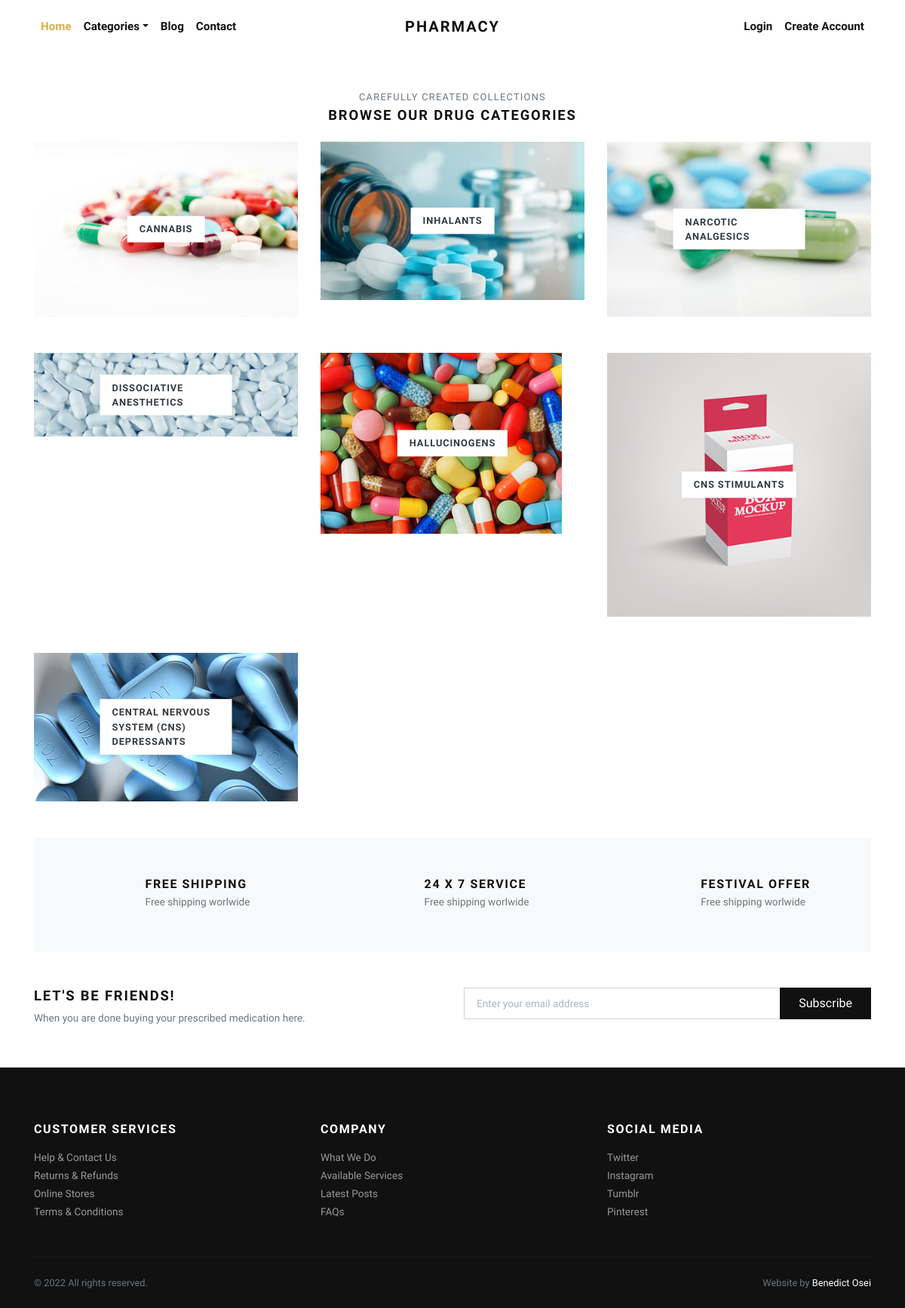
Page /categories/ on the committed database.
### store/models.py (models this page shows, shortened)
class Category(models.Model):
    title = models.CharField(max_length=50, verbose_name="Category Title")
    slug = models.SlugField(max_length=55, verbose_name="Category Slug")
    description = models.TextField(blank=True, verbose_name="Category Description")
    category_image = models.ImageField(upload_to='category', blank=True, null=True, verbose_name="Category Image")
    is_active = models.BooleanField(verbose_name="Is Active?")
    is_featured = models.BooleanField(verbose_name="Is Featured?")
    created_at = models.DateTimeField(auto_now_add=True, verbose_name="Created Date")
    updated_at = models.DateTimeField(auto_now=True, verbose_name="Updated Date")
    class Meta:
        verbose_name_plural = 'Categories'
        ordering = ('-created_at', )

### store/views.py (the view)
# urls.py: path('categories/', views.all_categories, name="all-categories"),
def all_categories(request):
    categories = Category.objects.filter(is_active=True)
    return render(request, 'store/categories.html', {'categories':categories})

### store/context_preprocessors.py (called while the page is built)
def store_menu(request):
    categories = Category.objects.filter(is_active=True)
    context = {
        'categories_menu': categories,
    }
    return context

def cart_menu(request):
    if request.user.is_authenticated:
        cart_items= Cart.objects.filter(user=request.user)
        context = {
            'cart_items': cart_items,
        }
    else:
        context = {}
    return context

### templates/store/categories.html (shortened to what this page needs)
{% extends 'base.html' %}
{% load static %}
      {% block content %}
      <div class="container">
        <section class="pt-5">
          <header class="text-center">
            <p class="small text-muted small text-uppercase mb-1">Carefully created collections</p>
            <h2 class="h5 text-uppercase mb-4">Browse our drug categories</h2>
          </header>
          <div class="row">
          {% if categories %}
            {% for category in categories %}
              <div class="col-md-4 mb-4 mb-md-5">
                <a class="category-item" href="{% url 'store:category-products' category.slug %}">
                  <strong class="category-item-title">{{ category.title }}</strong>
                </a>
              </div>
            {% endfor %}
          {% endif %}
          </div>
        </section>
        <section class="py-5 bg-light">
          <div class="container">
            <div class="row text-center">
              <div class="col-lg-4 mb-3 mb-lg-0">
                <div class="d-inline-block">
                  <div class="media align-items-end">
                    <svg class="svg-icon svg-icon-big svg-icon-light">
                      <use xlink:href="#delivery-time-1"> </use>
                    </svg>
                    <div class="media-body text-left ml-3">
                      <h6 class="text-uppercase mb-1">Free shipping</h6>
                      <p class="text-small mb-0 text-muted">Free shipping worlwide</p>
                    </div>
                  </div>
                </div>
              </div>
              <div class="col-lg-4 mb-3 mb-lg-0">
                <div class="d-inline-block">
                  <div class="media align-items-end">
                    <svg class="svg-icon svg-icon-big svg-icon-light">
                      <use xlink:href="#helpline-24h-1"> </use>
                    </svg>
                    <div class="media-body text-left ml-3">
                      <h6 class="text-uppercase mb-1">24 x 7 service</h6>
                      <p class="text-small mb-0 text-muted">Free shipping worlwide</p>
                    </div>
                  </div>
                </div>
              </div>
              <div class="col-lg-4">
                <div class="d-inline-block">
                  <div class="media align-items-end">
                    <svg class="svg-icon svg-icon-big svg-icon-light">
                      <use xlink:href="#label-tag-1"> </use>
                    </svg>
                    <div class="media-body text-left ml-3">
                      <h6 class="text-uppercase mb-1">Festival offer</h6>
                      <p class="text-small mb-0 text-muted">Free shipping worlwide</p>
                    </div>
                  </div>
                </div>
              </div>
            </div>
          </div>
        </section>
        <section class="py-5">
          <div class="container p-0">
            <div class="row">
              <div class="col-lg-6 mb-3 mb-lg-0">
                <h5 class="text-uppercase">Let's be friends!</h5>
                <p class="text-small text-muted mb-0">When you are done buying your prescribed medication here.</p>
              </div>
              <div class="col-lg-6">
                <form action="#">
                  <div class="input-group flex-column flex-sm-row mb-3">
                    <input class="form-control form-control-lg py-3" type="email" placeholder="Enter your email address" aria-describedby="button-addon2">
                    <div class="input-group-append">
                      <button class="btn btn-dark btn-block" id="button-addon2" type="submit">Subscribe</button>
                    </div>
                  </div>
                </form>
              </div>
            </div>
          </div>
        </section>
      </div>
      {% endblock content %}

### jewelryshop/static/css/style.default.css (style rules this page uses)
.text-small { font-size: 0.85rem !important; }
strong { font-weight: 700; }
.category-item { display: block; position: relative; color: #343a40; transition: all 0.3s; }
.category-item-title { display: inline-block; padding: 0.5rem 1rem; background: #fff; text-transform: uppercase; letter-spacing: 0.07em; position: absolute; top: 50%; left: 50%; -webkit-transform: translate(-50%, -50%); transform: translate(-50%, -50%); box-shadow: 0 0 5px rgba(0, 0, 0, 0.07); font-size: 0.8rem; }
.text-uppercase { text-transform: uppercase; letter-spacing: 0.1em; }
.svg-icon { width: 32px; height: 32px; vertical-align: text-bottom; stroke: currentColor; stroke-width: 3; --layer1: currentColor; --layer2: currentColor; --layer3: currentColor; }
.svg-icon.svg-icon-light { stroke-width: 2; }
.svg-icon-big { width: 48px; height: 48px; }
.btn { font-weight: 400; border: 1px solid transparent; font-family: inherit; padding: 0.375rem 1.5rem; font-size: 1rem; line-height: 1.5; border-radius: 0; transition: color 0.15s ease-in-out, background-color 0.15s ease-in-out, border-color 0.15s ease-in-out, box-shadow 0.15s ease-in-out; }
.btn-dark { color: #fff; background-color: #111111; border-color: #111111; }
body { font-family: "Libre Franklin", sans-serif; font-size: 1rem; font-weight: 400; line-height: 1.5; color: #111111; background-color: #fff; }
a { color: #dcb14a; text-decoration: none; }
h1, h2, h3, h4, h5, h6, .h1, .h2, .h3, .h4, .h5, .h6 { margin-bottom: 0.5rem; font-family: inherit; font-weight: 900; line-height: 1.2; color: inherit; }
h2, .h2 { font-size: 1.9rem; }
h5, .h5 { font-size: 1.15rem; }
h6, .h6 { font-size: 1rem; }
small, .small { font-size: 80%; font-weight: 400; }
.bg-light { background-color: #f8f9fa !important; }
.form-control { padding: 0.375rem 0.75rem; font-size: 1rem; line-height: 1.5; color: #495057; background-color: #fff; border: 1px solid #ced4da; border-radius: 0; transition: border-color 0.15s ease-in-out, box-shadow 0.15s ease-in-out; }
.form-control::placeholder { color: #adb5bd; font-size: 0.85rem; font-weight: 400; }
.form-control-lg { padding: 0.5rem 1rem; font-size: 1rem; line-height: 1.5; border-radius: 0; }

### rows in the picture
Category: title "CANNABIS"
Category: title "INHALANTS"
Category: title "NARCOTIC ANALGESICS"
Category: title "DISSOCIATIVE ANESTHETICS"
Category: title "HALLUCINOGENS"
Category: title "CNS STIMULANTS"
Category: title "CENTRAL NERVOUS SYSTEM (CNS) DEPRESSANTS"
